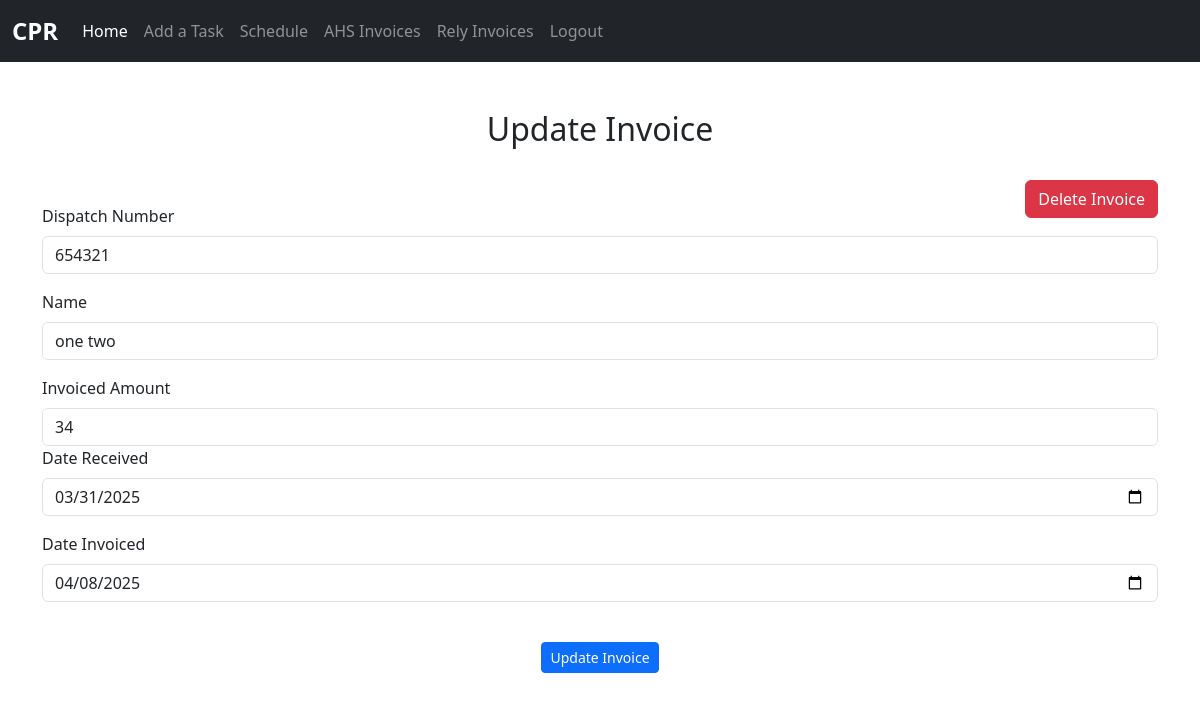
The app's page /update_invoice/3 (signed in) with its own data.
### task_app/models.py (models this page shows, shortened)
class Invoice(models.Model):
    dispatch_no = models.CharField(max_length=50, blank=True, null=False)
    name = models.CharField(max_length=50, blank=True, null=False)
    invoiced_amount = models.DecimalField(max_digits=20, decimal_places=2, blank=True, null=True)
    created_at = models.DateField(default=timezone.now)  # Date the work order was created
    date_received = models.DateField(default=timezone.now)  # Date the invoice was received
    days_difference = models.IntegerField(blank=True, null=True)  # Days between created_at and date_received

### task_app/views.py (the view, shortened to what this page needs)
# urls.py: path('update_invoice/<int:pk>', views.update_invoice, name="update_invoice"),
@login_required(login_url='login')
def update_invoice(request, pk):
	get_invoice = Invoice.objects.get(id=pk)
	inv_id = get_invoice.id
	print(inv_id, flush=True)
	context = {
		"name":get_invoice.name,
		"dispatch_no":get_invoice.dispatch_no,
		"inv_amount":get_invoice.invoiced_amount,
		'date_added':get_invoice.created_at,
		'date_received':get_invoice.date_received,
		"inv_id":inv_id,
	}
	print(get_invoice.created_at, flush=True)
	return render(request, 'update_invoice.html', context)

### task_app/templates/update_invoice.html (shortened to what this page needs)
{% extends 'base.html' %}
{% block content %}
	<h2 style="text-align: center;">Update Invoice</h2></br>
	<div class="container">
		<a style="display: block; float: right;" class="btn btn-danger" href="{% url 'delete_invoice' inv_id %}">Delete Invoice</a></br>
		<form method="POST" validate>
		  <div class="form-group">
		    <label for="exampleInputEmail1">Dispatch Number</label>
		    <input name="dispatch_no" type="number" class="form-control" value="{{dispatch_no}}" id="exampleInputEmail1" aria-describedby="emailHelp">
		  </div>
		  <div class="form-group">
		    <label for="exampleInputEmail1">Name</label>
		    <input name="name" value="{{name}}" type="text" class="form-control form-control" id="exampleInputEmail1" aria-describedby="emailHelp">
		  </div>
		  <div>
		  <label for="exampleInputEmail1">Invoiced Amount</label>
		    <input name="invoiced_amount" value="{{inv_amount|floatformat:0}}" type="text" class="form-control form-control" id="exampleInputEmail1" aria-describedby="emailHelp">
		  </div>
		  <div class="form-group">
		  <label for="exampleInputEmail1">Date Received</label>
		    <input name="date_received" value="{{date_received|date:'Y-m-d'}}" type="date" class="form-control" id="exampleInputEmail1" aria-describedby="emailHelp">
		  </div>
		  <div class="form-group">
		  <label for="exampleInputEmail1">Date Invoiced</label>
		    <input name="date_added" value="{{date_added|date:'Y-m-d'}}" type="date" class="form-control" id="exampleInputEmail1" aria-describedby="emailHelp">
		  </div></br>
		  <center>
		  	<button type="submit" class="btn btn-primary btn-sm">Update Invoice</button>
		  </center>
		</form>
	</div>
{% endblock %}

### records on screen
Invoice: dispatch_no "654321", name "one two", invoiced_amount "34", date_received "03/31/2025", date_added "04/08/2025"
